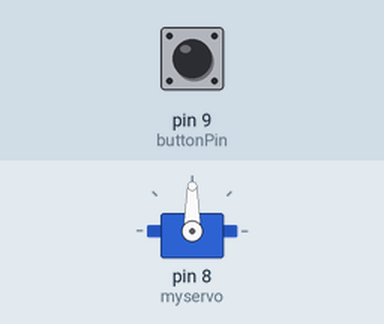
The sketch below on a simulated Arduino Uno, built with avr-gcc and run on an emulated ATmega328P. On the bench: servo. The test bench sets the inputs (shaded band); at power-on: pin 9 (buttonPin) LOW.

Above: at 1.2 s.
1.3 s: pin 9 (buttonPin) pulled HIGH for 0.15 s
At 1.45 s:
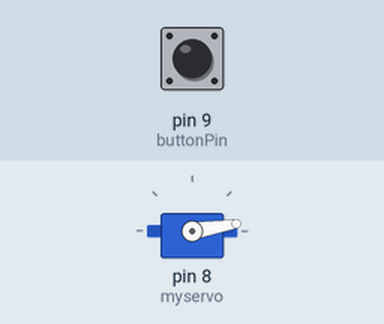
4.3 s: pin 9 (buttonPin) pulled HIGH for 1 s
At 7.8 s:
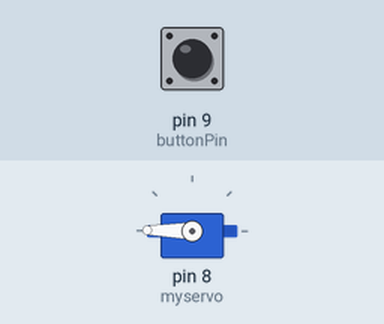
Timing chart, 0 to 9.3 s (numbered marks = the images above; inputs shaded):
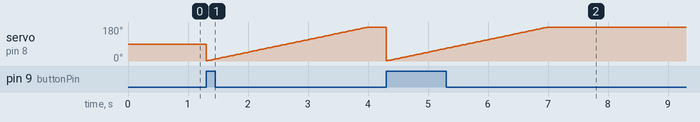

The sketch:

Final_Servo_code.ino
```cpp
#include <Servo.h>
 const int servoPin = 8;  // Servo pin
 const int buttonPin = 9;  // Pushbutton pin
 int buttonState = 0;
 int directionState = 0;
 Servo myservo;
 int pos = 0;

void setup() {
   myservo.attach(8);
   pinMode(buttonPin, INPUT);
 }

 void loop(){
   buttonState = digitalRead(buttonPin);
   if (directionState == 0){
     if (buttonState == HIGH) {
       directionState = 1;
       for(pos = 1; pos < 180; pos += 1)
       {
         myservo.write(pos);
         delay(15);  // waits 15ms to reach the position
       }
     }
     directionState=0;
   }
 }
```
